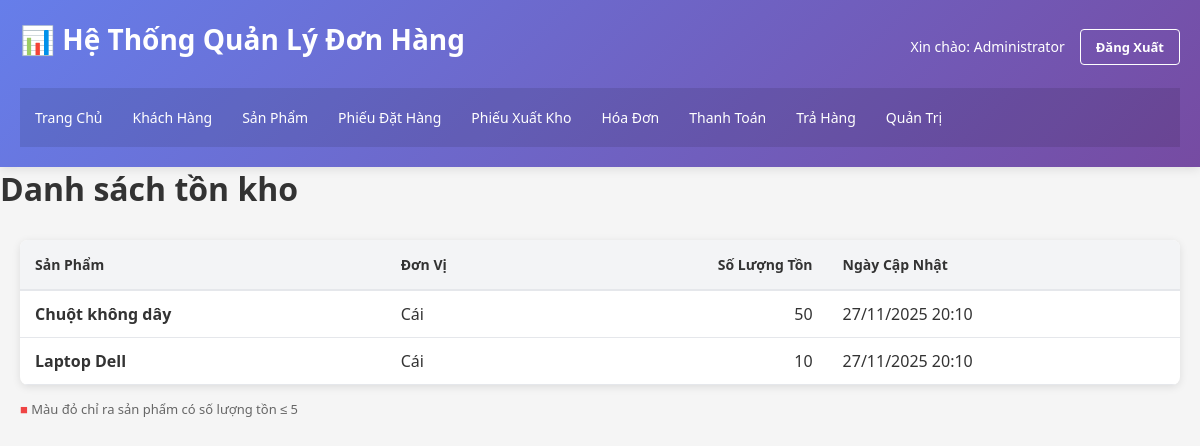
/ton_kho/list.php (signed in), run on the app's committed database.
### tables this page shows
CREATE TABLE `ton_kho` (
  `ma_ton_kho` int(11) NOT NULL,
  `ma_san_pham` int(11) NOT NULL,
  `so_luong_ton` int(11) DEFAULT 0,
  `ngay_cap_nhat` datetime DEFAULT current_timestamp()
);

CREATE TABLE `san_pham` (
  `ma_san_pham` int(11) NOT NULL,
  `ten_san_pham` varchar(255) NOT NULL,
  `ma_loai_san_pham` int(11) DEFAULT NULL,
  `gia_ban` decimal(15,2) NOT NULL,
  `don_vi` varchar(50) DEFAULT 'Cái',
  `mo_ta` text DEFAULT NULL,
  `ngay_tao` datetime DEFAULT current_timestamp()
);

### ton_kho/list.php (the view, shortened to what this page needs)
<?php
include '../config.php';
$sql = "SELECT tk.ma_ton_kho, sp.ten_san_pham, sp.don_vi, tk.so_luong_ton, tk.ngay_cap_nhat
        FROM ton_kho tk
        JOIN san_pham sp ON tk.ma_san_pham = sp.ma_san_pham
        ORDER BY sp.ten_san_pham";
$result = $conn->query($sql);
?>
<!DOCTYPE html>
<html lang="vi">
<head>
    <link rel="stylesheet" href="../../css/style.css">
</head>
<body>
    <div class="container">
        <?php include '../header.php'; ?>
       <h1>Danh sách tồn kho</h1>
        <main>
            <table class="table">
                <thead>
                    <tr>
                        <th>Sản Phẩm</th>
                        <th>Đơn Vị</th>
                        <th style="text-align: right;">Số Lượng Tồn</th>
                        <th>Ngày Cập Nhật</th>
                    </tr>
                </thead>
                <tbody>
                    <?php
                    if ($result->num_rows > 0) {
                        while($row = $result->fetch_assoc()) {
                            echo "<tr>";
                            echo "<td><strong>" . htmlspecialchars($row['ten_san_pham']) . "</strong></td>";
                            echo "<td>" . htmlspecialchars($row['don_vi']) . "</td>";
                            echo "<td style='text-align: right;'>";
                            if ($row['so_luong_ton'] <= 5) {
                                echo "<span style='color: #ef4444; font-weight: bold;'>" . $row['so_luong_ton'] . "</span>";
                            } else {
                                echo $row['so_luong_ton'];
                            }
                            echo "</td>";
                            echo "<td>" . date('d/m/Y H:i', strtotime($row['ngay_cap_nhat'])) . "</td>";
                            echo "</tr>";
                        }
                    } else {
                        echo "<tr><td colspan='4' style='text-align: center;'>Không có dữ liệu tồn kho</td></tr>";
                    }
                    ?>
                </tbody>
            </table>
            <p style="margin-top: 15px; color: #666; font-size: 13px;">
                <span style="color: #ef4444;">■</span> Màu đỏ chỉ ra sản phẩm có số lượng tồn ≤ 5
            </p>
        </main>
    </div>
</body>
</html>

### css/style.css (style rules this page uses)
* { margin: 0; padding: 0; box-sizing: border-box; }
body { font-family: 'Segoe UI', Tahoma, Geneva, Verdana, sans-serif; background-color: #f5f5f5; color: #333; }
.container { max-width: 1200px; margin: 0 auto; min-height: 100vh; display: flex; flex-direction: column; }
main { flex: 1; padding: 30px 20px; }
.table { width: 100%; border-collapse: collapse; background: white; box-shadow: 0 2px 8px rgba(0,0,0,0.1); border-radius: 8px; overflow: hidden; }
.table thead { background-color: #f3f4f6; border-bottom: 2px solid #e5e7eb; }
.table th { padding: 15px; text-align: left; font-weight: 600; color: #333; font-size: 14px; }
.table td { padding: 12px 15px; border-bottom: 1px solid #e5e7eb; }

### data on the page
ton_kho: ma_san_pham.ten_san_pham "Chuột không dây", ma_san_pham.don_vi "Cái", so_luong_ton "50", ngay_cap_nhat "27/11/2025 20:10"
ton_kho: ma_san_pham.ten_san_pham "Laptop Dell", ma_san_pham.don_vi "Cái", so_luong_ton "10", ngay_cap_nhat "27/11/2025 20:10"

### other printed values
$_SESSION['user_name'] "Administrator"
